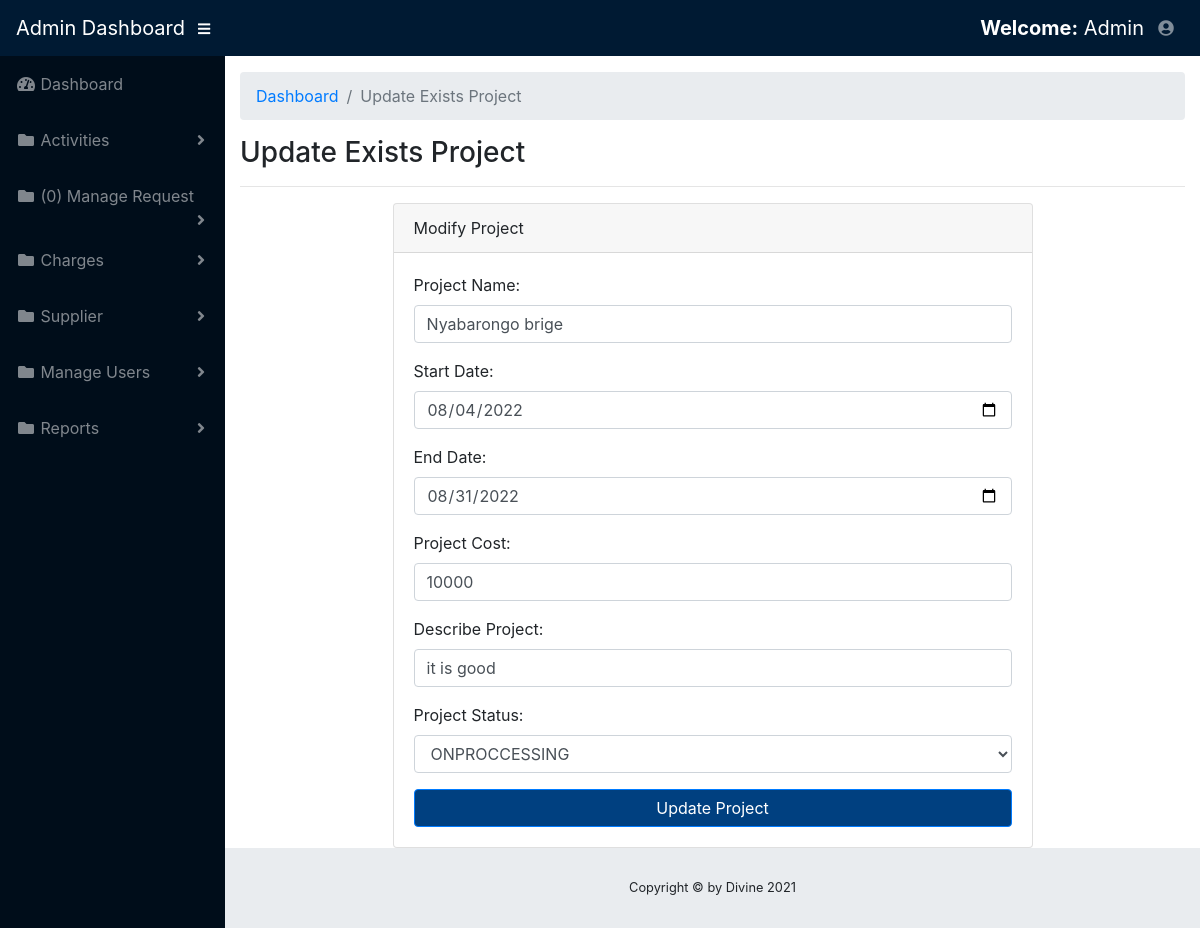
The page /bossdashboard/editProject.php?id=3 (signed in) on the database its author committed.
### tables this page shows
CREATE TABLE `project` (
  `project_id` int(11) NOT NULL,
  `project_name` varchar(200) NOT NULL,
  `startdate` varchar(200) NOT NULL,
  `enddate` varchar(200) NOT NULL,
  `project_cost` varchar(200) NOT NULL,
  `project_status` varchar(100) NOT NULL,
  `project_expense` varchar(200) NOT NULL,
  `describeproject` varchar(200) NOT NULL,
  `remaindmoney` varchar(200) NOT NULL,
  `acountentname` varchar(100) NOT NULL,
  `sitemananame` varchar(100) NOT NULL,
  `accountentstatus` varchar(20) NOT NULL,
  `sitestatus` varchar(20) NOT NULL,
  `addedon` varchar(255) NOT NULL
);

### bossdashboard/editProject.php (the view, shortened to what this page needs)
<?php
if($_SESSION['email']!=""){
?>
<!DOCTYPE html>
<html lang="en">
<head>
  <link href="../vendor/fontawesome-free/css/all.min.css" rel="stylesheet" type="text/css">
  <link href="../vendor/datatables/dataTables.bootstrap4.css" rel="stylesheet">
  <link href="../css/sb-admin.css" rel="stylesheet">
</head>
<body id="page-top">
  <nav class="navbar navbar-expand navbar-dark bg-dark static-top">
    <a class="navbar-brand mr-1" href="home.php">Admin Dashboard</a>
    <button class="btn btn-link btn-sm text-white order-1 order-sm-0" id="sidebarToggle" href="#">
      <i class="fas fa-bars"></i>
    </button>
    <ul class="navbar-nav ml-auto ml-md-0">
       <a class="navbar-brand mr-1" href="#"><strong>Welcome:</strong> <?php echo $_SESSION["fullname"]; ?></a>
      <li class="nav-item dropdown no-arrow">
        <a class="nav-link dropdown-toggle" href="#" id="userDropdown" role="button" data-toggle="dropdown" aria-haspopup="true" aria-expanded="false">
          <i class="fas fa-user-circle fa-fw"></i>
        </a>
      </li>
    </ul>
  </nav>
  <div id="wrapper">
    <ul class="sidebar navbar-nav">
      <li class="nav-item">
        <a class="nav-link" href="home.php">
          <i class="fas fa-fw fa-tachometer-alt"></i>
          <span>Dashboard</span>
        </a>
      </li>
       <li class="nav-item dropdown ">
        <a class="nav-link dropdown-toggle" href="#" id="pagesDropdown" role="button" data-toggle="dropdown" aria-haspopup="true" aria-expanded="false">
          <i class="fas fa-fw fa-folder"></i>
          <span>Activities</span>
        </a>
      </li>
            <li class="nav-item dropdown">
        <a class="nav-link dropdown-toggle" href="#" id="pagesDropdown" role="button" data-toggle="dropdown" aria-haspopup="true" aria-expanded="false">
          <i class="fas fa-fw fa-folder"></i>
             <?php
         $con=mysqli_connect("localhost", "root", "", "expense");
        $count_query = "SELECT * FROM expense WHERE donestatus  ='Accountent Accepted'  ";
        $query = mysqli_query($con, $count_query);
        $count = mysqli_num_rows($query);
                                           ?>
          <span>(<?php echo $count; ?>) Manage Request</span>
        </a>
      </li>
       <li class="nav-item dropdown ">
        <a class="nav-link dropdown-toggle" href="#" id="pagesDropdown" role="button" data-toggle="dropdown" aria-haspopup="true" aria-expanded="false">
          <i class="fas fa-fw fa-folder"></i>
          <span>Charges</span>
        </a>
      </li>
        <li class="nav-item dropdown">
        <a class="nav-link dropdown-toggle" href="#" id="pagesDropdown" role="button" data-toggle="dropdown" aria-haspopup="true" aria-expanded="false">
          <i class="fas fa-fw fa-folder"></i>
          <span>Supplier</span>
        </a>
      </li>
        <li class="nav-item dropdown">
        <a class="nav-link dropdown-toggle" href="#" id="pagesDropdown" role="button" data-toggle="dropdown" aria-haspopup="true" aria-expanded="false">
          <i class="fas fa-fw fa-folder"></i>
          <span>Manage Users</span>
        </a>
      </li>
            <li class="nav-item dropdown">
        <a class="nav-link dropdown-toggle" href="#" id="pagesDropdown" role="button" data-toggle="dropdown" aria-haspopup="true" aria-expanded="false">
          <i class="fas fa-fw fa-folder"></i>
          <span>Reports</span>
        </a>
      </li>
    </ul>
    <div id="content-wrapper">
      <div class="container-fluid">
        <ol class="breadcrumb">
          <li class="breadcrumb-item">
            <a href="home.php">Dashboard</a>
          </li>
          <li class="breadcrumb-item active">Update Exists Project</li>
        </ol>
        <h3>Update Exists Project</h3>
        <hr>
        <div class="container">
    <div class="card card-register mx-auto mt-2">
                                         <?php
                                      $conn=mysqli_connect("localhost","root","", "expense") or die(mysql_error());
                                      $ID=$_GET['id'];
                                       ?>
                                          <?php
                                     $query = $conn->query("SELECT * FROM `project` WHERE `project_id` ='$ID'") or die(mysqli_error());
                                     $fetch = $query->fetch_array();
                                      ?>
      <div class="card-header">Modify Project</div>
      <div class="card-body">
 <form action="" method="POST">
                  <div class="form-group">
                    <div class="form-row">
                        <div class="col-md">
                      <label for="name">Project Name:</label>
                         <input class="form-control input-sm" id="name" name="projectname" value="<?php echo $fetch['project_name']?>" placeholder=
                            "Project Name" type="text" required>
                      </div>
                    </div>
                  </div>
                  <div class="form-group">
                    <div class="form-row">
                        <div class="col-md">
                      <label for="sdate">Start Date:</label>
                       <input class="form-control input-sm" id="sdate" name="startdate" value="<?php echo $fetch['startdate']?>" type="date" required>
                      </div>
                    </div>
                  </div>
                 <div class="form-group">
                    <div class="form-row">
                        <div class="col-md">
                      <label for="edate">End Date:</label>
                         <input class="form-control input-sm" id="edate" name="enddate" value="<?php echo $fetch['enddate']?>"  type="date" required>
                      </div>
                    </div>
                  </div>
                   <div class="form-group">
                    <div class="form-row">
                        <div class="col-md">
                      <label for="projectcost">Project Cost:</label>
                         <input class="form-control input-sm" id="projectcost" name="projectcost" value="<?php echo $fetch['project_cost']?>" type="number" required step=".01" min="0">
                      </div>
                    </div>
                  </div>
                    <div class="form-group">
                    <div class="form-row">
                        <div class="col-md">
                      <label for="projectcost">Describe Project:</label>
                         <input class="form-control input-sm" id="projectcost" name="describeproject" value="<?php echo $fetch['describeproject']?>" type="text" required step=".01" min="0">
                      </div>
                    </div>
                  </div>
                    <div class="form-group">
                    <div class="form-row">
                        <div class="col-md">
                      <label for="status">Project Status:</label>
                       <select class="form-control input-sm" name="status" id="status" >
                          <option value="ONPROCCESSING">ONPROCCESSING</option>
                        </select>
                      </div>
                    </div>
                  </div>
            <button class="btn btn-primary btn-block" name="update_project" type="submit" ><span class="glyphicon glyphicon-floppy-save"></span> Update Project</button>
        </form>
      </div>
    </div>
  </div>
      </div>
      <footer class="sticky-footer">
        <div class="container my-auto">
          <div class="copyright text-center my-auto">
          <span>Copyright © by Divine 2021</span>
          </div>
        </div>
      </footer>
    </div>
  </div>
</body>
</html>
<?php
}else{
header("location:../index.php");
}
?>

### rows shown on the page
project: projectname "Nyabarongo brige", startdate "08/04/2022", enddate "08/31/2022", projectcost "10000", describeproject "it is good"

### other values the page prints
$_SESSION["fullname"] "Admin"
$count "0"
